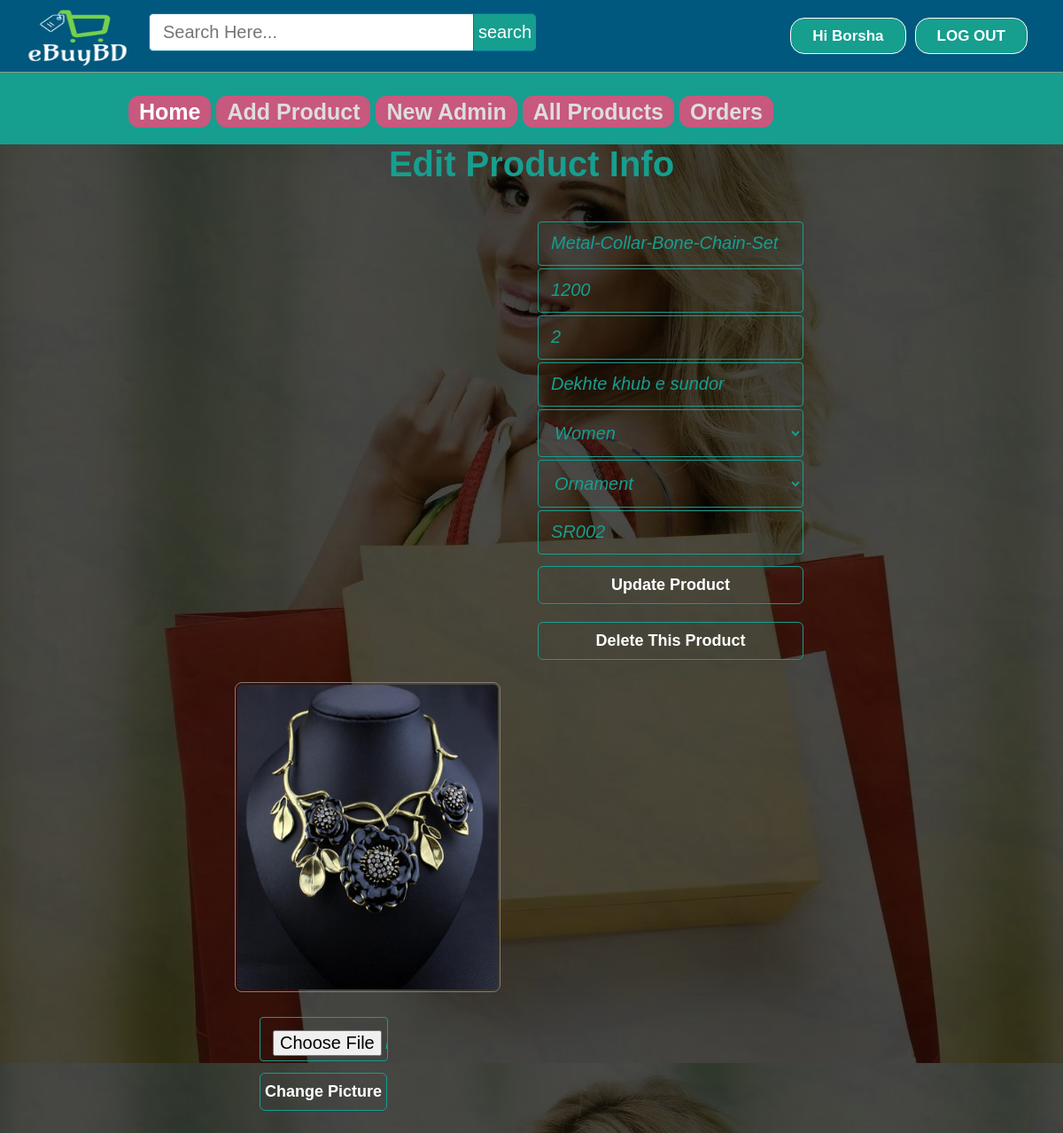
The app's page /admin/editproduct.php?epid=3 (signed in) with its own data.
### tables this page shows
CREATE TABLE IF NOT EXISTS `products` (
`id` int(11) NOT NULL,
  `pName` varchar(100) NOT NULL,
  `price` int(11) NOT NULL,
  `description` text NOT NULL,
  `available` int(11) NOT NULL,
  `category` varchar(100) NOT NULL,
  `type` varchar(100) NOT NULL,
  `item` varchar(100) NOT NULL,
  `pCode` varchar(20) NOT NULL,
  `picture` text NOT NULL
);

### admin/editproduct.php (the view, shortened to what this page needs)
<?php include  "../inc/connect.inc.php" ; ?>
<?php
if (!isset($_SESSION['admin_login'])) {
	$user = "";
}
else {
	if (isset($_REQUEST['epid'])) {
		$epid = $_REQUEST['epid'];
	}else {
		header('location: index.php');
	}
	$user = $_SESSION['admin_login'];
	$result = mysqli_query($conn,"SELECT * FROM admin WHERE id='$user'");
	$get_user_email = mysqli_fetch_assoc($result);
		$uname_db = $get_user_email['firstName'];
}
$getposts = mysqli_query($conn,"SELECT * FROM products WHERE id ='$epid'") or die(mysqli_error());
	if (mysqli_num_rows($getposts)) {
		$row = mysqli_fetch_assoc($getposts);
		$pName = $row['pName'];
		$price = $row['price'];
		$description = $row['description'];
		$picture = $row['picture'];
		$item = $row['item'];
		$itemu = ucwords($row['item']);
		$category = $row['category'];
		$categoryu = ucwords($row['category']);
		$code = $row['pCode'];
		$available =$row['available'];
	}
$search_value = "";
?>
<!DOCTYPE html>
<html>
<head>
	<link rel="stylesheet" type="text/css" href="../css/style.css">
</head>
<body style="background-image: url(../image/homebackgrndimg1.png);">
	<div class="homepageheader">
			<div class="signinButton loginButton">
				<div class="uiloginbutton signinButton loginButton" style="margin-right: 40px;">
					<?php
						if ($user!="") {
							echo '<a style="text-decoration: none;color: #fff;" href="logout.php">LOG OUT</a>';
						}
					 ?>
				</div>
				<div class="uiloginbutton signinButton loginButton">
					<?php
						if ($user!="") {
							echo '<a style="text-decoration: none;color: #fff;" href="login.php">Hi '.$uname_db.'</a>';
						}
						else {
							echo '<a style="text-decoration: none;color: #fff;" href="login.php">LOG IN</a>';
						}
					 ?>
				</div>
			</div>
			<div style="float: left; margin: 5px 0px 0px 23px;">
				<a href="index.php">
					<img style=" height: 75px; width: 130px;" src="../image/ebuybdlogo.png">
				</a>
			</div>
			<div id="srcheader">
				<form id="newsearch" method="get" action="search.php">
				        <?php
				        	echo '<input type="text" class="srctextinput" name="keywords" size="21" maxlength="120"  placeholder="Search Here..." value="'.$search_value.'"><input type="submit" value="search" class="srcbutton" >';
				         ?>
				</form>
			</div>
		</div>
		<div class="categolis">
			<table>
				<tr>
					<th>
						<a href="index.php" style="text-decoration: none;color: #fff;padding: 4px 12px;background-color: #c7587e;border-radius: 12px;">Home</a>
					</th>
					<th><a href="addproduct.php" style="text-decoration: none;color: #ddd;padding: 4px 12px;background-color: #c7587e;border-radius: 12px;">Add Product</a></th>
					<th><a href="newadmin.php" style="text-decoration: none;color: #ddd;padding: 4px 12px;background-color: #c7587e;border-radius: 12px;">New Admin</a></th>
					<th><a href="allproducts.php" style="text-decoration: none;color: #ddd;padding: 4px 12px;background-color: #c7587e;border-radius: 12px;">All Products</a></th>
					<th><a href="orders.php" style="text-decoration: none;color: #ddd;padding: 4px 12px;background-color: #c7587e;border-radius: 12px;">Orders</a></th>
				</tr>
			</table>
		</div>
	<div class="holecontainer" style=" padding-top: 20px; padding: 0 20%">
		<div class="container signupform_content ">
			<div>
				<h2 style="padding-bottom: 20px;">Edit Product Info</h2>
				<div style="float: right;">
				<?php
					echo '
						<div class="">
						<div>
							<form action="" method="POST" class="registration">
								<div class="signup_form">
									<div>
										<td >
											<input name="pname" id="first_name" placeholder="Product Name" required="required" class="first_name signupbox" type="text" size="30" value="'.$pName.'" >
										</td>
									</div>
									<div>
										<td >
											<input name="price" id="last_name" placeholder="Price" required="required" class="last_name signupbox" type="text" size="30" value="'.$price.'" >
										</td>
									</div>
									<div>
										<td>
											<input name="available" placeholder="Available Quantity" required="required" class="email signupbox" type="text" size="30" value="'.$available.'">
										</td>
									</div>
									<div>
										<td >
											<input name="descri" id="first_name" placeholder="Description" required="required" class="first_name signupbox" type="text" size="30" value="'.$description.'" >
										</td>
									</div>
									<div>
										<td>
											<select name="category" required="required" style=" font-size: 20px;
										font-style: italic;margin-bottom: 3px;margin-top: 0px;padding: 14px;line-height: 25px;border-radius: 4px;border: 1px solid #169E8F;color: #169E8F;margin-left: 0;width: 300px;background-color: transparent;" class="">
												<option selected value="'.$category.'">'.$categoryu.'</option>
											</select>
										</td>
									</div>
									<div>
										<td>
											<select name="item" required="required" style=" font-size: 20px;
										font-style: italic;margin-bottom: 3px;margin-top: 0px;padding: 14px;line-height: 25px;border-radius: 4px;border: 1px solid #169E8F;color: #169E8F;margin-left: 0;width: 300px;background-color: transparent;" class="">
												<option selected value="'.$item.'">'.$itemu.'</option>
											</select>
										</td>
									</div>
									<div>
										<td>
											<input name="code" id="password-1" required="required"  placeholder="Code" class="password signupbox " type="text" size="30" value="'.$code.'">
										</td>
									</div>
									<div>
										<input name="updatepro" class="uisignupbutton signupbutton" type="submit" value="Update Product">
									</div>
									<div>
										<input name="delprod" class="uisignupbutton signupbutton" type="submit" value="Delete This Product">
									</div>
									<div class="signup_error_msg">
									</div>
								</div>
							</form>
						</div>
					</div>
					';
				 ?>
				</div>
			</div>
		</div>
		<div style="float: left;">
			<div>
				<?php
					echo '
						<ul style="float: left;">
							<li style="float: left; padding: 0px 25px 25px 25px;">
								<div class="home-prodlist-img prodlist-img">';
								if (file_exists('../image/product/'.$item.'/'.$picture.'')){
									echo '<img src="../image/product/'.$item.'/'.$picture.'" class="home-prodlist-imgi">';
								}else {
									echo '
									<div class="home-prodlist-imgi" style="text-align: center; padding: 0 0 6px 0;">No Image Found!</div>';
								} echo '
								</div>
							</li>
							<li>
								<form action="" method="POST" class="registration" enctype="multipart/form-data">
										<div class="signup_form">
											<div>
												<td>
													<input name="profilepic" style="width: 115px;" class="password signupbox" type="file" value="Add Picture">
												</td>
											</div>
											<div>
												<input name="updatepic" style="width: 144px;" class="uisignupbutton signupbutton" type="submit" value="Change Picture">
											</div>
											<div class="signup_error_msg">';
				?>
			</div>
		</div>
	</div>
</body>
</html>

### css/style.css (style rules this page uses)
html, body, div, span, applet, object, iframe, h1, h2, h3, h4, h5, h6, p, blockquote, pre, a, abbr, acronym, address, big, cite, code, del, dfn, em, img, ins, kbd, q, s, samp, small, strike, strong, sub, sup, tt, var, b, u, i, center, dl, dt, dd, ol, ul, li, fieldset, form, label, legend, table, caption, tbody, tfoot, thead, tr, th, td, article, aside, canvas, details, embed, figure, figcaption, footer, header, hgroup, menu, nav, output, ruby, section, summary, time, mark, audio, video { margin: 0; padding: 0; border: 0; font: inherit; vertical-align: baseline; box-sizing: border-box; }
body { line-height: normal; }
ol, ul { list-style: none; }
table { border-collapse: collapse; border-spacing: 0; }
* { margin: 0px; padding: 0px; }
body, button, input, label, select, td, textarea { font-family: Arial, Helvetica, tahoma,verdana,arial,sans-serif; font-size: 12px; }
body { width: 100%; position: relative; background-color: #ffffff; min-width: 1080px; }
.homepageheader { position: fixed; height: 82px; width: 100%; min-width: 980px; border-bottom: 1px solid #8E9D8E; margin: 0px; background-image: initial; background-position-x: initial; background-position-y: initial; background-size: initial; background-repeat-x: initial; background-repeat-y: initial; background-attachment: initial; background-origin: initial; background-clip: initial; background-color: rgb(0, 88, 126); }
.loginButton .signinButton { color: #FFFFFF; background: #169E8F; border: 1px solid #FFFFFF; cursor: pointer; display: inline-block; font-weight: bold; line-height: 15px; padding: 12px 24px; border-radius: 16px; text-align: center; text-decoration: none; float: right; margin: 20px 0px 0px 10px; font-size: 17px; }
#newsearch { float:left; padding:15px; }
.srctextinput { margin: 0px; padding: 9px 15px; font-family: Arial, Helvetica, sans-serif; font-size:20px; border:1px solid #0076a3; border-right:0px; border-top-left-radius: 5px 5px; border-bottom-left-radius: 5px 5px; width: 335px; }
.srcbutton { margin: 0; padding: 9px 5px; font-family: Arial, Helvetica, sans-serif; font-size:20px; outline: none; cursor: pointer; text-align: center; text-decoration: none; color: #ffffff; border: solid 1px #0076a3; border-right:0px; background: #169E8F; border-top-right-radius: 5px 5px; border-bottom-right-radius: 5px 5px; }
.signupform_content h2 { margin: 0px 0 0 0; padding: 0px 0px 20px 0px; font-size: 40px; color: #169E8F; font-weight: bold; text-align: center; }
.signup_form { background-image: initial; background-position-x: initial; background-position-y: initial; background-size: initial; background-repeat-x: initial; background-repeat-y: initial; background-attachment: initial; background-origin: initial; background-clip: initial; padding: 22px 53px 0 53px; color: #eeeeee; border-radius: 4px; font-style: italic; }
.signupbox { font-size: 20px; font-style: italic; margin-bottom: 3px; margin-top: 0px; padding: 14px; line-height: 25px; border-radius: 4px; border: 1px solid #169E8F; color: #169E8F; margin-left: 0; width: 270px; height: 20px; background-color: transparent; }
.signupbutton { background-color: transparent; border: 2px solid #FFFFFF; border-radius: 6px; margin: 10px 0px; }
.uisignupbutton { color: #ffffff; cursor: pointer; display: inline-block; font-size: 18px; font-weight: bold; line-height: 13px; padding: 14px 0; width: 300px; text-align: center; text-decoration: none; border-width: 2px; border: 1px solid #169E8F; box-shadow: 0 1px 0 rgba(0, 0, 0, 0.1) }
.signup_error_msg { font-weight: bold; color: #A92A2A; padding: 0px 10px 15px 10px; text-align: center; font-size: 16px; }
.home-prodlist-imgi { height: 350px; width: 300px; padding: 2px; border: 1px solid #847b7b; border-radius: 8px; }
.categolis { line-height: 1.3; font-weight: bold; color: #fff; padding: 110px 20px 20px 145px; background-color: #169e8f; text-align: center; font-size: 25px; }
.categolis table tbody tr th { padding: 0px 6px 0px 0px; }

### records on screen
products: pname "Metal-Collar-Bone-Chain-Set", price "1200", available "2", descri "Dekhte khub e sundor", category "Women", item "Ornament", code "SR002", item+picture (picture)

### other values on screen
$uname_db "Borsha"
